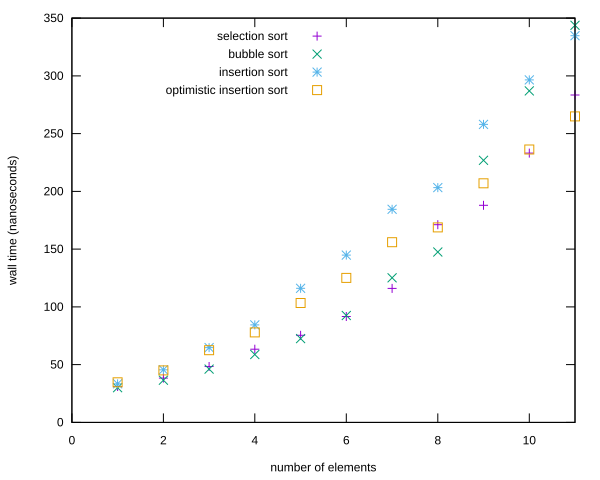

Source code (gnuplot):

set xrange [0:11]

set key left top

set ylabel 'wall time (nanoseconds)'
set xlabel 'number of elements'

set term svg enhanced
set output 'results_small.svg'

plot 'results.dta' using 1:2 title 'selection sort', \
     'results.dta' using 1:3 title 'bubble sort', \
     'results.dta' using 1:4 title 'insertion sort', \
     'results.dta' using 1:5 title 'optimistic insertion sort'
     
